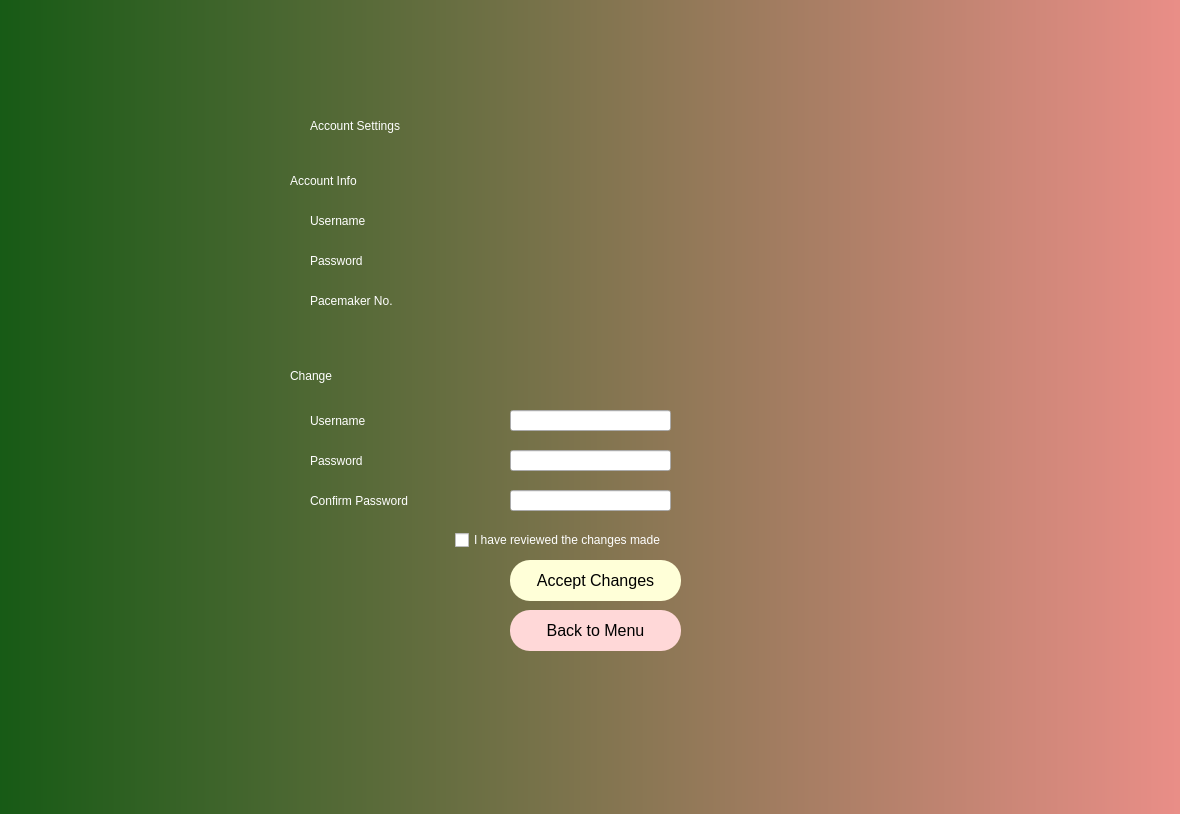
<?xml version="1.0" encoding="UTF-8"?>
<ui version="4.0">
 <class>Dialog</class>
 <widget class="QDialog" name="Dialog">
  <property name="geometry">
   <rect>
    <x>0</x>
    <y>0</y>
    <width>1180</width>
    <height>814</height>
   </rect>
  </property>
  <property name="windowTitle">
   <string>Dialog</string>
  </property>
  <widget class="QWidget" name="bgwidget" native="true">
   <property name="geometry">
    <rect>
     <x>-130</x>
     <y>-10</y>
     <width>1431</width>
     <height>831</height>
    </rect>
   </property>
   <property name="styleSheet">
    <string notr="true">QWidget#bgwidget{
background-color:qlineargradient(spread:pad, x1:0, y1:0.5, x2:1, y2:0.5, stop:0 rgba(0, 85, 9, 255), stop:1 rgba(255, 147, 147, 255));}</string>
   </property>
   <widget class="QLabel" name="label1">
    <property name="geometry">
     <rect>
      <x>440</x>
      <y>80</y>
      <width>361</width>
      <height>111</height>
     </rect>
    </property>
    <property name="styleSheet">
     <string notr="true">font: 28pt &quot;Arial&quot;; color:rgb(255, 255, 255)
</string>
    </property>
    <property name="text">
     <string>Account Settings</string>
    </property>
   </widget>
   <widget class="QPushButton" name="changes">
    <property name="geometry">
     <rect>
      <x>640</x>
      <y>570</y>
      <width>171</width>
      <height>41</height>
     </rect>
    </property>
    <property name="font">
     <font>
      <family>Arial</family>
      <pointsize>12</pointsize>
      <weight>50</weight>
      <italic>false</italic>
      <bold>false</bold>
     </font>
    </property>
    <property name="styleSheet">
     <string notr="true">border-radius: 20px;
color: rgb(0,0,0);
background-color: rgb(255, 255, 216);
font: 12pt &quot;Arial&quot;;</string>
    </property>
    <property name="text">
     <string>Accept Changes</string>
    </property>
   </widget>
   <widget class="QLabel" name="label">
    <property name="geometry">
     <rect>
      <x>510</x>
      <y>190</y>
      <width>60</width>
      <height>16</height>
     </rect>
    </property>
    <property name="text">
     <string/>
    </property>
   </widget>
   <widget class="QLabel" name="label2">
    <property name="geometry">
     <rect>
      <x>420</x>
      <y>180</y>
      <width>181</width>
      <height>21</height>
     </rect>
    </property>
    <property name="styleSheet">
     <string notr="true">font: 18pt &quot;Arial&quot;; color:rgb(255, 255, 255)
</string>
    </property>
    <property name="text">
     <string>Account Info</string>
    </property>
   </widget>
   <widget class="QLabel" name="label2_2">
    <property name="geometry">
     <rect>
      <x>440</x>
      <y>220</y>
      <width>141</width>
      <height>21</height>
     </rect>
    </property>
    <property name="styleSheet">
     <string notr="true">font: 14pt &quot;Arial&quot;; color:rgb(255, 255, 255)
</string>
    </property>
    <property name="text">
     <string>Username</string>
    </property>
   </widget>
   <widget class="QLabel" name="label2_3">
    <property name="geometry">
     <rect>
      <x>440</x>
      <y>260</y>
      <width>141</width>
      <height>21</height>
     </rect>
    </property>
    <property name="styleSheet">
     <string notr="true">font: 14pt &quot;Arial&quot;; color:rgb(255, 255, 255)
</string>
    </property>
    <property name="text">
     <string>Password</string>
    </property>
   </widget>
   <widget class="QLabel" name="label2_4">
    <property name="geometry">
     <rect>
      <x>440</x>
      <y>300</y>
      <width>211</width>
      <height>21</height>
     </rect>
    </property>
    <property name="styleSheet">
     <string notr="true">font: 14pt &quot;Arial&quot;; color:rgb(255, 255, 255)
</string>
    </property>
    <property name="text">
     <string>Pacemaker No.</string>
    </property>
   </widget>
   <widget class="QLabel" name="label2_5">
    <property name="geometry">
     <rect>
      <x>420</x>
      <y>370</y>
      <width>141</width>
      <height>31</height>
     </rect>
    </property>
    <property name="styleSheet">
     <string notr="true">font: 18pt &quot;Arial&quot;; color:rgb(255, 255, 255)
</string>
    </property>
    <property name="text">
     <string>Change</string>
    </property>
   </widget>
   <widget class="QLabel" name="label2_6">
    <property name="geometry">
     <rect>
      <x>440</x>
      <y>420</y>
      <width>141</width>
      <height>21</height>
     </rect>
    </property>
    <property name="styleSheet">
     <string notr="true">font: 14pt &quot;Arial&quot;; color:rgb(255, 255, 255)
</string>
    </property>
    <property name="text">
     <string>Username</string>
    </property>
   </widget>
   <widget class="QLabel" name="label2_7">
    <property name="geometry">
     <rect>
      <x>440</x>
      <y>460</y>
      <width>141</width>
      <height>21</height>
     </rect>
    </property>
    <property name="styleSheet">
     <string notr="true">font: 14pt &quot;Arial&quot;; color:rgb(255, 255, 255)
</string>
    </property>
    <property name="text">
     <string>Password</string>
    </property>
   </widget>
   <widget class="QLabel" name="label2_8">
    <property name="geometry">
     <rect>
      <x>440</x>
      <y>500</y>
      <width>191</width>
      <height>21</height>
     </rect>
    </property>
    <property name="styleSheet">
     <string notr="true">font: 14pt &quot;Arial&quot;; color:rgb(255, 255, 255)
</string>
    </property>
    <property name="text">
     <string>Confirm Password</string>
    </property>
   </widget>
   <widget class="QLineEdit" name="username_new">
    <property name="geometry">
     <rect>
      <x>640</x>
      <y>420</y>
      <width>161</width>
      <height>21</height>
     </rect>
    </property>
   </widget>
   <widget class="QLineEdit" name="password_2">
    <property name="geometry">
     <rect>
      <x>640</x>
      <y>460</y>
      <width>161</width>
      <height>21</height>
     </rect>
    </property>
   </widget>
   <widget class="QLineEdit" name="password_2_new">
    <property name="geometry">
     <rect>
      <x>640</x>
      <y>500</y>
      <width>161</width>
      <height>21</height>
     </rect>
    </property>
   </widget>
   <widget class="QPushButton" name="back">
    <property name="geometry">
     <rect>
      <x>640</x>
      <y>620</y>
      <width>171</width>
      <height>41</height>
     </rect>
    </property>
    <property name="font">
     <font>
      <family>Arial</family>
      <pointsize>12</pointsize>
      <weight>50</weight>
      <italic>false</italic>
      <bold>false</bold>
     </font>
    </property>
    <property name="styleSheet">
     <string notr="true">border-radius: 20px;
color: rgb(0,0,0);
background-color: rgb(255, 216, 216);
font: 12pt &quot;Arial&quot;;</string>
    </property>
    <property name="text">
     <string>Back to Menu</string>
    </property>
   </widget>
   <widget class="QCheckBox" name="checkBox">
    <property name="geometry">
     <rect>
      <x>585</x>
      <y>540</y>
      <width>241</width>
      <height>20</height>
     </rect>
    </property>
    <property name="styleSheet">
     <string notr="true">font: 8pt &quot;Arial&quot;; color:rgb(255,255,255)
</string>
    </property>
    <property name="text">
     <string>I have reviewed the changes made</string>
    </property>
   </widget>
   <widget class="QLabel" name="password">
    <property name="geometry">
     <rect>
      <x>640</x>
      <y>250</y>
      <width>181</width>
      <height>41</height>
     </rect>
    </property>
    <property name="styleSheet">
     <string notr="true">font: 10pt &quot;Arial&quot;; color:rgb(255, 255, 255)
</string>
    </property>
    <property name="text">
     <string/>
    </property>
   </widget>
   <widget class="QLabel" name="password_confirm">
    <property name="geometry">
     <rect>
      <x>640</x>
      <y>290</y>
      <width>181</width>
      <height>41</height>
     </rect>
    </property>
    <property name="styleSheet">
     <string notr="true">font: 10pt &quot;Arial&quot;; color:rgb(255, 255, 255)
</string>
    </property>
    <property name="text">
     <string/>
    </property>
   </widget>
   <widget class="QLabel" name="username">
    <property name="geometry">
     <rect>
      <x>640</x>
      <y>210</y>
      <width>181</width>
      <height>41</height>
     </rect>
    </property>
    <property name="styleSheet">
     <string notr="true">font: 10pt &quot;Arial&quot;; color:rgb(255, 255, 255)
</string>
    </property>
    <property name="text">
     <string/>
    </property>
   </widget>
  </widget>
 </widget>
 <resources/>
 <connections/>
</ui>
